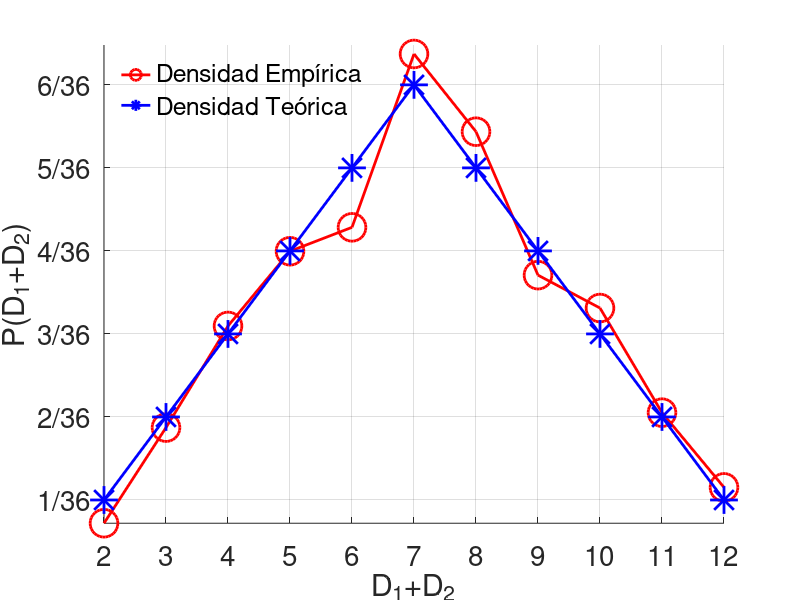

MATLAB code for this plot: (Note: this script raises an error after producing the figure.)
% Introduccion a Octave 2021 - MoCCAI - FCAI-UNCuyo
% Unidad 4
% Ejemplo: simule tirar dos dados hasta que la
% suma de ambas caras sea 7, cuente el numero 
% de tiradas. Repita esto 1000 veces y estime 
% la probabilidad y compare esta con el valor teorico.

clear


%------------------------------------------------
% Tiramos 2 dados hasta que la suma de las caras es 7, 
% el proceso lo repetimos N veces
N=1000;

k=0;

for i=1:N
  s = 0;
  while (s~=7)
    s = sum(ceil(rand(1,2)*6));
    k = k+1;
  end
end

% probabilidad de que salga un 7 es: casos_favorables/casos_totales
disp([N/k, 6/36])


%------------------------------------------------
% Ahora realizamos el histograma obtenido de arrojar N
% veces dos dados y sumar sus caras
da2 = sum(ceil(rand(N,2)*6),2);

% Densidad de probabilidad empirica de la muestra
pMue= hist(da2,11);
pMue= pMue/sum(pMue);

% Densidad de probabilidad teorica
pTeo= [1,2,3,4,5,6,5,4,3,2,1]/36;

figure(1);clf
hold on
plot(2:12,pMue,'ro-','linewidth',2,'markersize',20)
plot(2:12,pTeo,'b*-','linewidth',2,'markersize',20)
hold off
xlabel('D_1+D_2','fontsize',20)
ylabel('P(D_1+D_2)','fontsize',20)
leg=legend('Densidad Empírica','Densidad Teórica')
grid on
set(leg,'fontsize',20,'box','off','location','northwest')
set(gca,'fontsize',20)
set(gca,'XTick',2:12)
set(gca,'YTick',(1:6)/36,...
        'YTickLabel',{'1/36','2/36','3/36','4/36','5/36','6/36'})
set(gcf,'Number','off','Name','Función de Densidad de Probabilidad - Suma 2 Dados')
